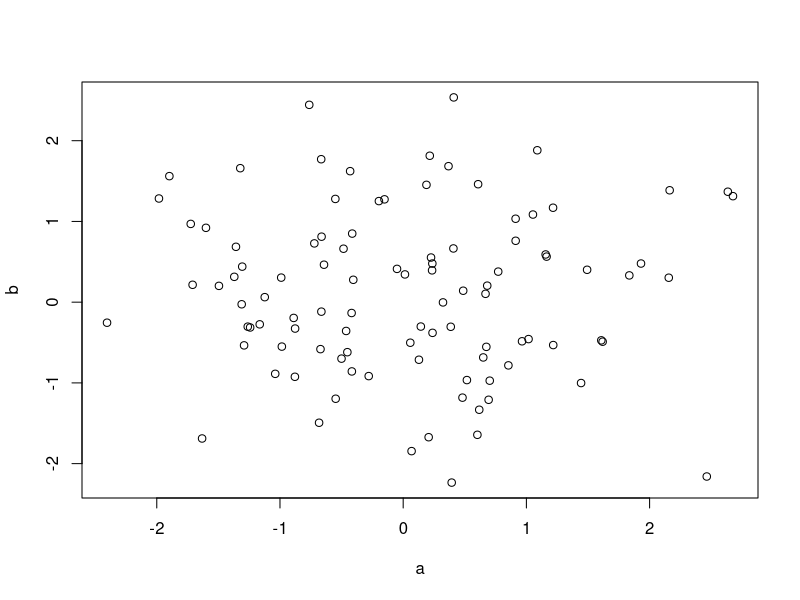
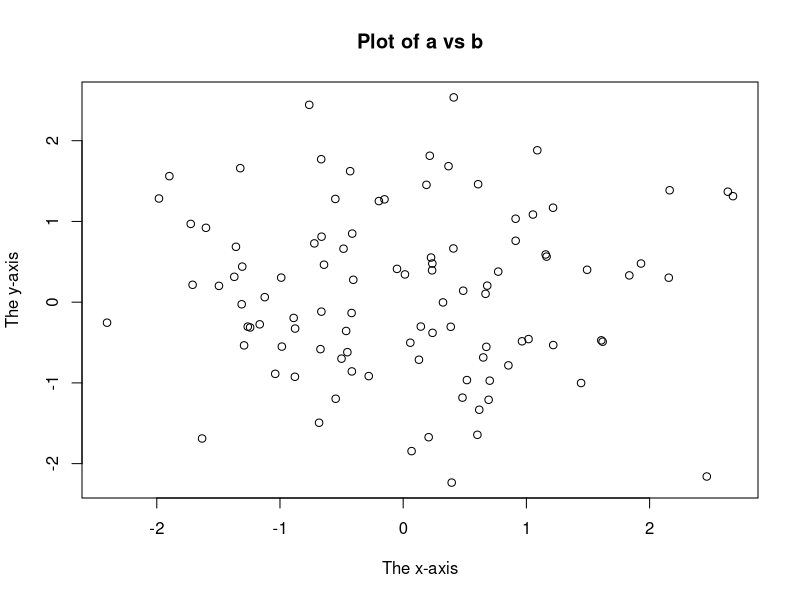
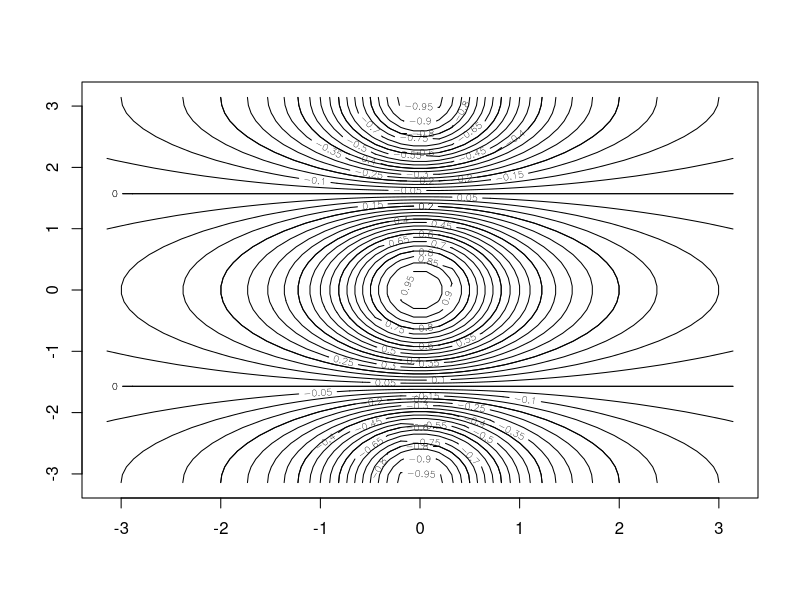
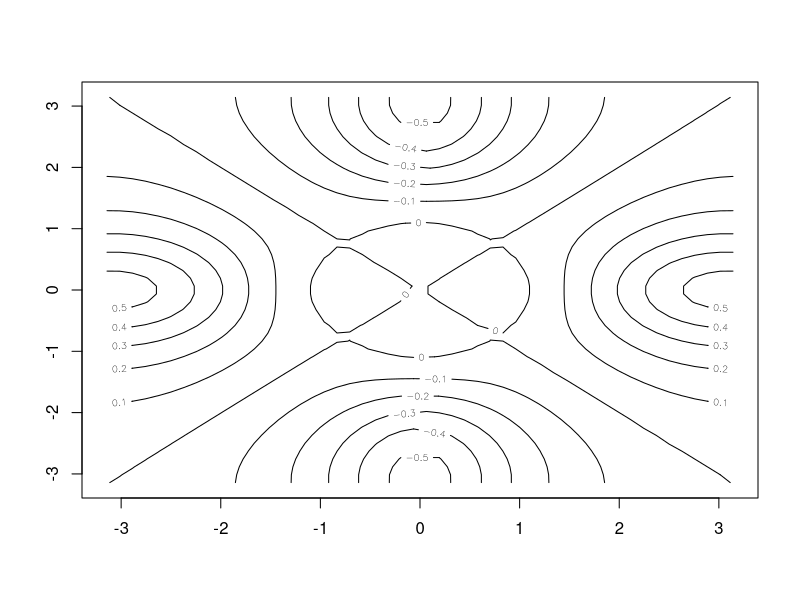
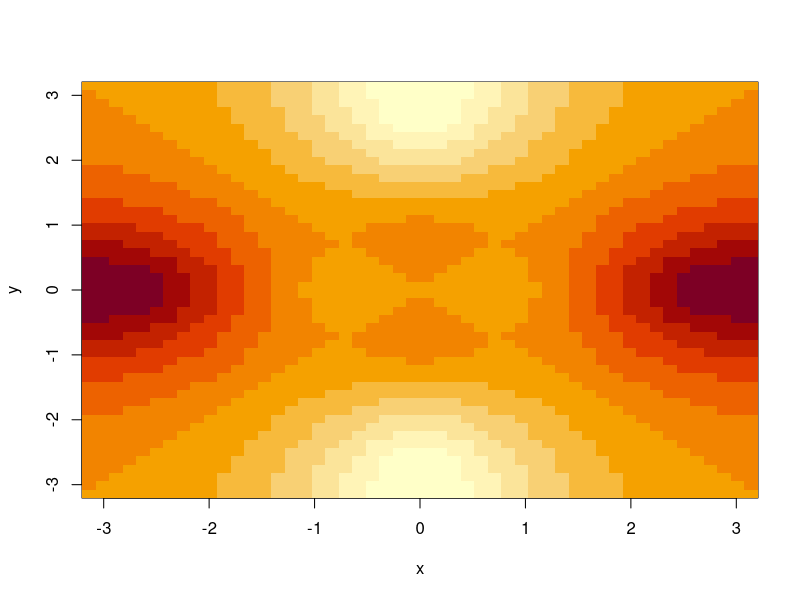
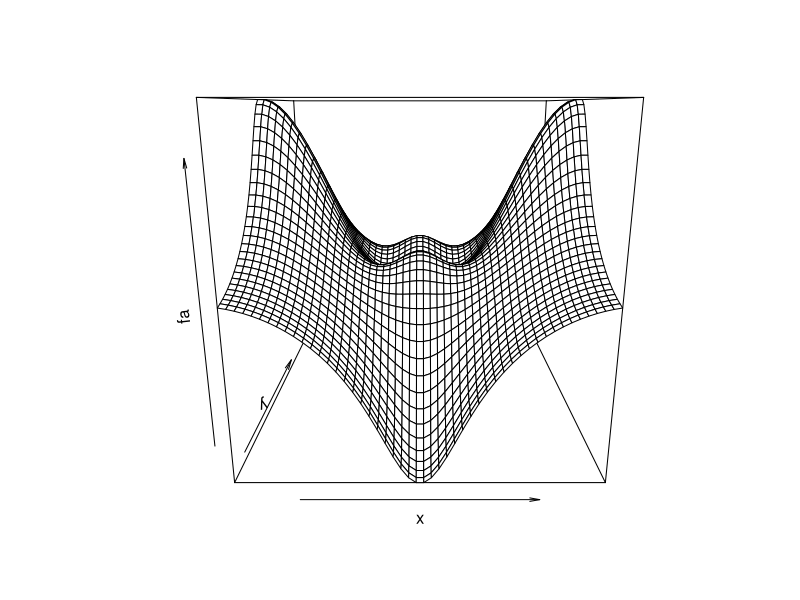
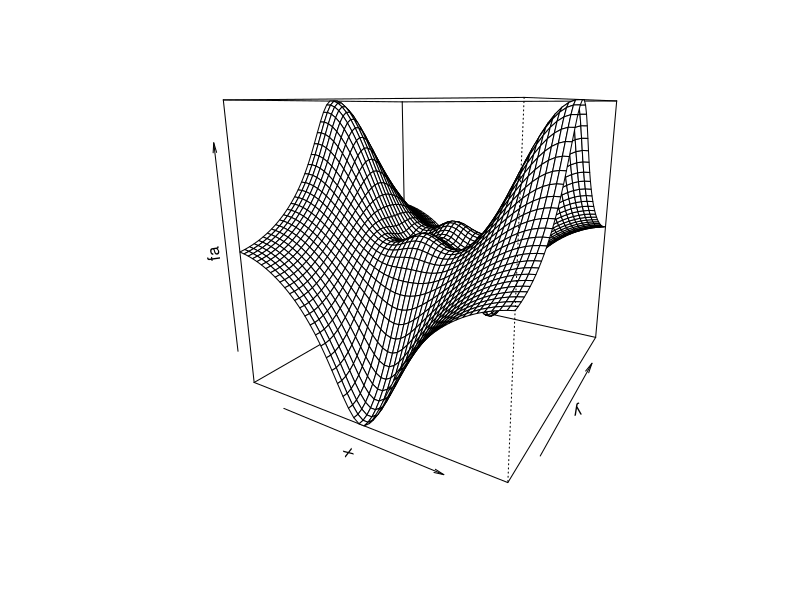
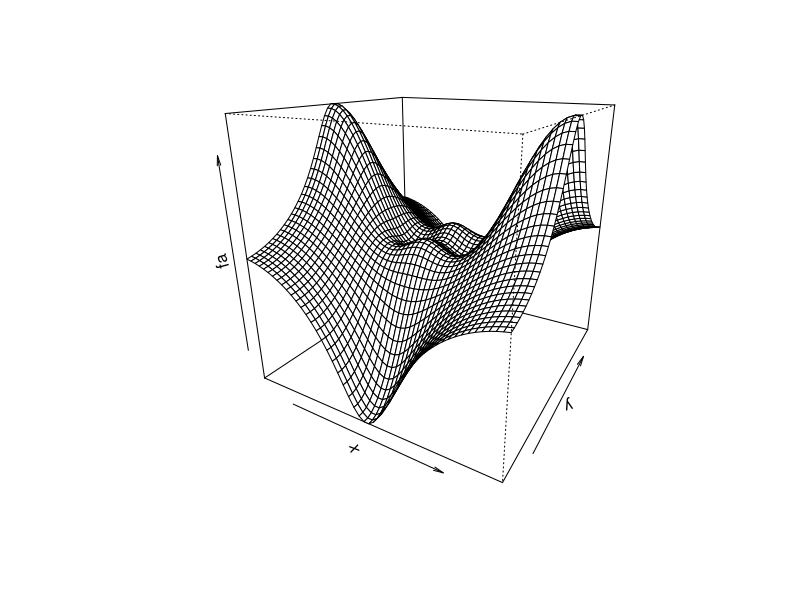

Source code (R) for these figures, in order:
# Introduction to Statistical Learning, Seventh Edition
# Lab: Intro to R
# Basic Commands
x <- c( 1, 3, 2, 5 )
x
x = c( 1, 6, 2 )

y = c( 1, 4, 3 )

length( x )
length(y)
# x and y must be same length to add the two vectors
x+y

ls()

# Following command will delete aby functions we do
# not want.
rm( x, y )
ls()
# To remove all objects at once
rm( list = ls() )

# Function to create a matrix of numbers
x <- matrix( data = c(1, 2, 3, 4), nrow = 2, ncol = 2 )
x
# Similar to previous line with ommitted argument titles
x <- matrix( c(1, 2, 3, 4), 2, 2 )
x

# Notice 'byrow=True' option used to populate the matrix
# in order of the rows.
matrix( c(1, 2, 3, 4), 2, 2, byrow = TRUE )

sqrt(x)
x^2

# Following function generates a vector of random normal
# variables, with 1st argument 'n' the sample space

x = rnorm( 50 )
y <- x + rnorm( 50, mean = 50, sd = 0.1 )
# The following function computes the correlation between
# the two provided arguments
cor( x, y )

# Use 'set.seed()' to reproduce the exact same set of
# random numbers in the code. Takes integer argument.
set.seed(1303)
rnorm(50)

set.seed(3)
y <- rnorm( 100 )
# Function to compute the mean of a vector of numbers
mean( y )

# Function to compute the variance of a vector of numbers.
var( y )

# Using two functions to compute the standard deviation.
# Recall standard deviation is the square root of the variance.
sqrt( var( y ) )

# Following is standard deviation via one function in R.
sd( y )

# Graphics
# Will invoke the 'plot()' function

a <- rnorm(100)
b <- rnorm(100)
# Produce scatterplot of the numbers in a vs numbers in b.
plot( a, b )
# Now add information such as title and axes labels.
plot( a, b, xlab = "The x-axis", ylab = "The y-axis", main = "Plot of a vs b" )

# Following to the save the plot in pdf or jpeg.
pdf("Figure1.pdf")
jpeg("Figure1.jpeg")
plot( a, b, col = "green" )
dev.off()
# Last function tells R we are done creating the plot.

# Now to create a sequence of numbers.
x <- seq( 1, 10 )
x

# Shorthand for previous line.
x <- 1:10
x

x = seq( -pi, pi, length = 50 )
x


# Contour plotting
y <- x
f <- outer( x, y, function( x, y )cos(y)/(1+x^2))
contour( x, y, f )
contour( x, y, f, nlevels = 45, add = T )
fa <- (f - t(f))/2
contour( x, y, fa, nlevels = 15 )

# 'image()' function to create heatamps.
image( x, y, fa )
# Following to produce 3D plots
persp( x, y, fa )
persp(x, y, fa, theta=30)
persp( x, y, fa, theta=30, phi=20 )
persp( x, y, fa, theta=30, phi=70 )
persp(x, y, fa, theta=30, phi=40)

## Indexing Data
A = matrix(1:16, 4, 4)
A
A[2, 3]
A[c(1, 3), c(2, 4)]
A[1:3, 2:4]
A[1:2, ]
A[, 1:2]
A[1, ]
# Negative sign in the index tells R to keep all rows or columns
# except for those indicated in the index.
A[-c(1, 3), ]
A[-c(1, 3), -c(1, 3, 4)]
dim(A)
